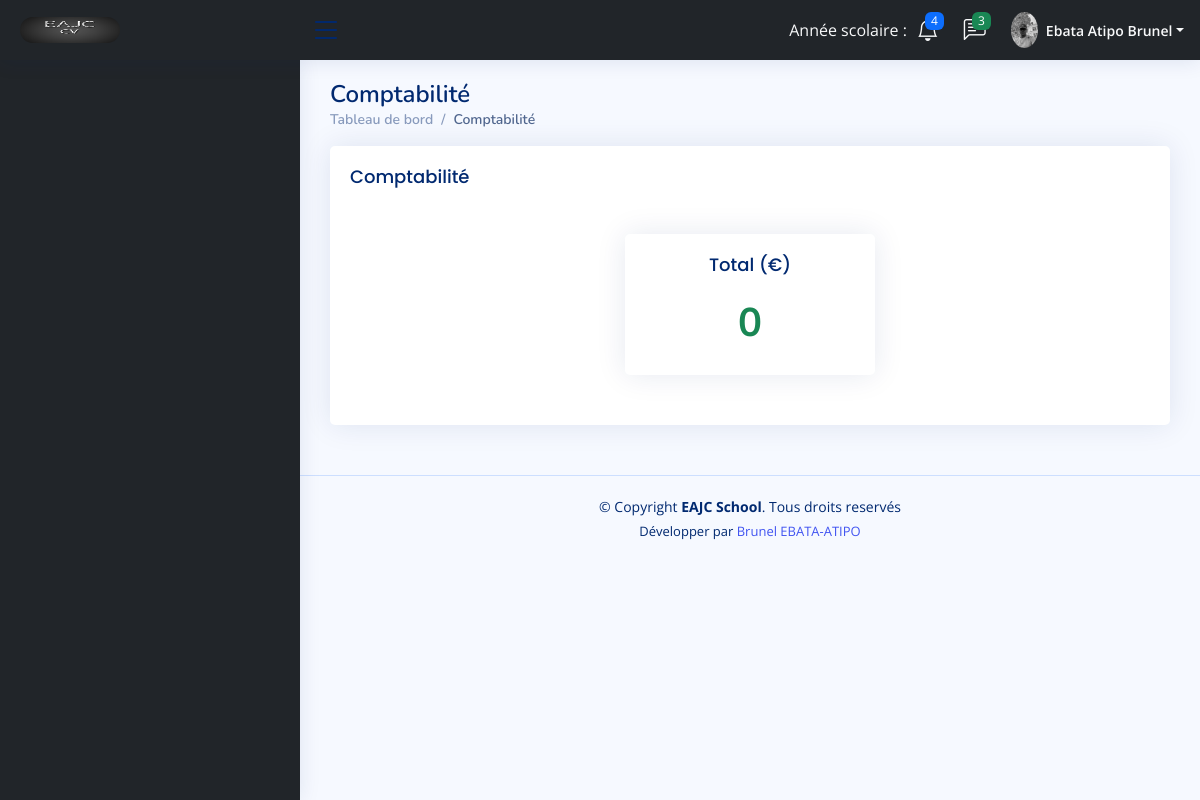
The page /paiement/payment_etablissement/comptabilite_supuser (signed in) on the database its author committed.
### school/models.py (models this page shows, shortened)
class SettingSupUser(models.Model):
    appname = models.CharField(max_length=100)
    appeditor = models.CharField(max_length=200)
    phone = models.CharField(max_length=200, null=True)
    address = models.CharField(max_length=200, null=True)
    email = models.CharField(max_length=100)
    version = models.CharField(max_length=10, null=True)
    devise = models.CharField(max_length=10, null=True)
    COLORS = [
        ('bg-primary','bg-primary'),
        ('bg-info','bg-info'),
        ('bg-success','bg-success'),
        ('bg-danger','bg-danger'),
        ('bg-secondary','bg-secondary'),
        ('bg-dark','bg-dark')
    ]
    theme = models.CharField(max_length=200, null=True, choices=COLORS)
    CT = [
        ('text-primary','text-primary'),
        ('text-info','text-info'),
        ('text-success','text-success'),
        ('text-danger','text-danger'),
        ('text-secondary','text-secondary'),
        ('text-dark','text-dark'),
        ('text-light', 'text-light')
    ]
    text_color = models.CharField(max_length=20, null=True, choices=CT)
    logo = models.ImageField(upload_to="media", null=True, blank=True)
    width_logo = models.CharField(max_length=3, null=True)
    height_logo = models.CharField(max_length=3)

### app_auth/models.py (models this page shows)
class Profile(models.Model):
    user = models.OneToOneField(User, on_delete=models.CASCADE)
    datenais = models.DateField(null=True)
    phone = models.CharField(max_length=100, null=True)
    address = models.TextField(null=True)
    profession = models.CharField(max_length=50, null=True)
    diplome = models.CharField(max_length=50, null=True)
    photo = models.ImageField(upload_to="media", null=True, blank=True)
    SEX = [
        ('Masculin','Masculin'),
        ('Feminin','Feminin')
    ]
    gender = models.CharField(max_length=100, null=True, choices=SEX)
    LIST_COUNTRY=[
        ('Afrique du Sud','Afrique du Sud'),
        ('Afghanistan','Afghanistan'),
        ('Albanie','Albanie'),
        ('Algérie','Algérie'),
        ('Allemagne','Allemagne'),
        ('Andorre','Andorre'),
        ('Angola','Angola'),
        ('Antigua-et-Barbuda','Antigua-et-Barbuda'),
        ('Arabie Saoudite','Arabie Saoudite'),
        ('Argentine','Argentine'),
        ('Arménie','Arménie'),
        ('Australie','Australie'),
        ('Autriche','Autriche'),
        ('Azerbaïdjan','Azerbaïdjan'),
        ('Bahamas','Bahamas'),
        ('Bahreïn','Bahreïn'),
        ('Bangladesh','Bangladesh'),
        ('Barbade','Barbade'),
        ('Belgique','Belgique'),
        ('Belize','Belize'),
        ('Bénin','Bénin'),
        ('Bhoutan','Bhoutan'),
        ('Biélorussie','Biélorussie'),
        ('Birmanie','Birmanie'),
        ('Bolivie','Bolivie'),
        ('Bosnie-Herzégovine','Bosnie-Herzégovine'),
        ('Botswana','Botswana'),
        ('Brésil','Brésil'),
        ('Brunei','Brunei'),
        ('Bulgarie','Bulgarie'),
        ('Burkina Faso','Burkina Faso'),
        ('Burundi','Burundi'),
        ('Cambodge','Cambodge'),
        ('Cameroun','Cameroun'),
        ('Canada','Canada'),
        ('Cap-Vert','Cap-Vert'),
        ('Chili','Chili'),
        ('Chine','Chine'),
        ('Chypre','Chypre'),
        ('Colombie','Colmobie'),
        ('Comores','Comores'),
        ('Congo-Brazzaville','Congo-Brazzaville'),
        ('Corée du Nord','Corée du Nord'),
        ('Corée du Sud','Corée du Sud'),
        ('Costa Rica','Costa Rica'),
        ('Côte d’Ivoire','Côte d’Ivoire'),
        ('Croatie','Croatie'),
        ('Cuba','Cuba'),
        ('Danemark','Danemark'),
        ('Djibouti','Djibouti'),
        ('Dominique','Dominique'),
        ('Égypte','Égypte'),
        ('Émirats arabes unis','Émirats arabes unis'),
        ('Équateur','Équateur'),
        ('Érythrée','Érythrée'),
        ('Espagne','Espagne'),
        ('Eswatini','Eswatini'),
        ('Estonie','Estonie'),
        ('États-Unis','États-Unis'),
        ('Éthiopie','Éthiopie'),
        ('Fidji','Fidji'),
        ('Finlande','Finlande'),
        ('France','France'),
        ('Gabon','Gabon'),
        ('Gambie','Gambie'),
        ('Géorgie','Géorgie'),
        ('Ghana','Ghana'),
        ('Grèce','Grèce'),
        ('Grenade','Grenade'),
        ('Guatemala','Guatemala'),
        ('Guinée','Guinée'),
        ('Guinée équatoriale','Guinée équatoriale'),
        ('Guinée-Bissau','Guinée-Bissau'),
        ('Guyana','Guyana'),
        ('Haïti','Haïti'),
        ('Honduras','Honduras'),
        ('Hongrie','Hongrie'),
        ('Îles Cook','Îles Cook'),
        ('Îles Marshall','Îles Marshall'),
        ('Inde','Inde'),
        ('Indonésie','Indonésie'),
        ('Irak','Irak'),
        ('Iran','Iran'),
        ('Irlande','Irlande'),
        ('Islande','Islande'),
        ('Israël','Israël'),
        ('Italie','Italie'),
        ('Jamaïque','Jamaïque'),
        ('Japon','Japon'),
        ('Jordanie','Jordanie'),
        ('Kazakhstan','Kazakhstan'),
        ('Kenya','Kenya'),
        ('Kirghizistan','Kirghizistan'),
        ('Kiribati','Kiribati'),
        ('Koweït','Koweït'),
        ('Laos','Laos'),
        ('Lesotho','Lesotho'),
        ('Lettonie','Lettonie'),
        ('Liban','Liban'),
        ('Liberia','Liberia'),
        ('Libye','Libye'),
        ('Liechtenstein','Liechtenstein'),
        ('Lituanie','Lituanie'),
        ('Luxembourg','Luxembourg'),
        ('Macédoine','Macédoine'),
        ('Madagascar','Madagascar'),
        ('Malaisie','Malaisie'),
        ('Malawi','Malawi'),
        ('Maldives','Maldives'),
        ('Mali','Mali'),
        ('Malte','Malte'),
        ('Maroc','Maroc'),
        ('Maurice','Maurice'),
        ('Mauritanie','Mauritanie'),
        ('Mexique','Mexique'),
        ('Micronésie','Micronésie'),
        ('Moldavie','Moldavie'),
        ('Monaco','Monaco'),
        ('Mongolie','Mongolie'),
        ('Monténégro','Monténégro'),
        ('Mozambique','Mozambique'),
        ('Namibie','Namibie'),
        ('Nauru','Nauru'),
        ('Népal','Katmandou'),
        ('Nicaragua','Nicaragua'),
        ('Niger','Niger'),
        ('Nigeria','Nigeria'),
        ('Niue','Niue'),
        ('Norvège','Norvège'),
        ('Nouvelle-Zélande','Nouvelle-Zélande'),
        ('Oman','Oman'),
        ('Ouganda','Ouganda'),
        ('Ouzbékistan','Ouzbékistan'),
        ('Pakistan','Pakistan'),
        ('Palaos','Palaos'),
        ('Palestine','Palestine'),
        ('Panama','Panama'),
        ('Papouasie-Nouvelle-Guinée','Papouasie-Nouvelle-Guinée'),
        ('Paraguay','Paraguay'),
        ('Pays-Bas','Pays-Bas'),
        ('Pérou','Pérou'),
        ('Philippines','Philippines'),
        ('Pologne','Pologne'),
        ('Portugal','Portugal'),
        ('Qatar','Qatar'),
        ('République centrafricaine','République centrafricaine'),
        ('République démocratique du Congo','République démocratique du Congo'),
        ('République Dominicaine','République Dominicaine'),
        ('République tchèque','République tchèque'),
        ('Roumanie','Roumanie'),
        ('Royaume-Uni','Royaume-Uni'),
        ('Russie','Russie'),
        ('Rwanda','Rwanda'),
        ('Saint-Kitts-et-Nevis','Saint-Kitts-et-Nevis'),
        ('Saint-Vincent-et-les-Grenadines','Saint-Vincent-et-les-Grenadines'),
        ('Sainte-Lucie','Sainte-Lucie'),
        ('Saint-Marin','Saint-Marin'),
        ('Salomon','Salomon'),
        ('Salvador','Salvador'),
        ('Samoa','Samoa'),
        ('São Tomé-et-Principe','São Tomé-et-Principe'),
        ('Sénégal','Sénégal'),
        ('Serbie','Serbie'),
        ('Seychelles','Seychelles'),
        ('Sierra Leone','Sierra Leone'),
        ('Singapour','Singapour'),
        ('Slovaquie','Slovaquie'),
        ('Slovénie','Slovénie'),
        ('Somalie','Somalie'),
        ('Soudan','Soudan'),
        ('Soudan du Sud','Soudan du Sud'),
        ('Sri Lanka','Sri Lanka'),
        ('Suède','Suède'),
        ('Suisse','Suisse'),
        ('Suriname','Suriname'),
        ('Syrie','Syrie'),
        ('Tadjikistan','Tadjikistan'),
        ('Tanzanie','Tanzanie'),
        ('Tchad','Tchad'),
        ('Thaïlande','Thaïlande'),
        ('Timor oriental','Timor oriental'),
        ('Togo','Togo'),
        ('Tonga','Tonga'),
        ('Trinité-et-Tobago','Trinité-et-Tobago'),
        ('Tunisie','Tunisie'),
        ('Turkménistan','Turkménistan'),
        ('Turquie','Turquie'),
        ('Tuvalu','Tuvalu'),
        ('Ukraine','Ukraine'),
        ('Uruguay','Uruguay'),
        ('Vanuatu','Vanuatu'),
        ('Vatican','Vatican'),
        ('Venezuela','Venezuela'),
        ('Viêt Nam','Viêt Nam'),
        ('Yémen','Yémen'),
        ('Zambie','Zambie'),
        ('Zimbabwe','Zimbabwe')
    ]
    country = models.CharField(max_length=100, null=True, choices=LIST_COUNTRY)

### app_auth/decorator.py (the view)
        def wrapper_func(request, *args, **kwargs):
            etablissement_id = request.session.get('etablissement_id')
            groups = []
            if etablissement_id:
                etablissement = Etablissement.objects.get(id=etablissement_id)
                user = request.user
                if EtablissementUser.objects.filter(user=user, etablissement=etablissement).exists():
                    roles = EtablissementUser.objects.filter(user=user, etablissement=etablissement)
                    for role in roles:
                        groups.append(role.group)
                else:
                    roles = EtablissementUser.objects.filter(etablissement=etablissement)
                    for role in roles:
                        if role.group not in groups:
                            groups.append(role.group)
                    g = Group.objects.get(name="Super user")
                    groups.append(g)
            else:
                user = request.user
                if user.groups.exists():
                    list_groups = user.groups.all()
                    for group in list_groups:
                        groups.append(group)
            status = False
            for group in groups:
                if group.name in allowed_roles:
                    status = True
                    break
            if status:
               return view_func(request, *args, **kwargs)
            else:
                return redirect("settings/authorization") #Vous n'êtes pas autorisés à acceder à cette page"

### paiement/templates/payment_etablissement/comptabilite_supuser.html (shortened to what this page needs)
{% extends 'global/base_supuser.html' %}
{% block content %}
{% load static %}
  <main id="main" class="main">
    <div class="pagetitle">
      <h1>Comptabilité</h1>
      <nav>
        <ol class="breadcrumb">
          <li class="breadcrumb-item"><a href="{% url 'settings/db_supuser' %}">Tableau de bord</a></li>
          <li class="breadcrumb-item active">Comptabilité</li>
        </ol>
      </nav>
    </div>
    <section class="section">
      <div class="row">
        <div class="col-lg-12">
          <div class="card">
            <div class="card-body">
                <h5 class="card-title">Comptabilité</h5>
                <br>
                <div class="row">
                    <div class="col-md-4"></div>
                    <div class="col-md-4">
                        <div class="card">
                            <div class="card-body height_min_max_card">
                                <h5 class="card-title text-center">Total ({{ setting.devise }})</h5>
                                <h1 class="text-success text-center"><b>{{ totale }}</b></h1>
                            </div>
                        </div>
                    </div>
                    <div class="col-md-4"></div>
                </div>
            </div>
          </div>
        </div>
      </div>
    </section>
  </main>
{% endblock %}

### school/templates/global/header_supuser.html (shortened to what this page needs)
{% load static %}
<header id="header" class="header fixed-top d-flex align-items-center {{ setting.theme }}">
    <div class="d-flex align-items-center justify-content-between text-center">
      <a href="{% url 'index' %}" class="logo d-flex align-items-center">
        {% if setting.logo %}
        <img class="img-circle" src="{{ setting.logo.url }}" width="{{ setting.width_logo }}" height="{{ setting.height_logo }}" alt="Logo">
        {% else %}
        <span class="d-none d-lg-block">{{ setting.appname }}</span>
        {% endif %}
      </a>
      <i class="bi bi-list toggle-sidebar-btn"></i>
    </div>
    <nav class="header-nav ms-auto">
      <ul class="d-flex align-items-center">
        <li class="nav-item">
          <span class="{{ setting.text_color }}" style="margin-right:10px">Année scolaire : <b>{{ request.session.annee_d }} {{ request.session.sep }} {{ request.session.annee_f }}</b></span>
        </li>
        <li class="nav-item dropdown">
          <a class="nav-link nav-icon {{ setting.text_color }}" href="#" data-bs-toggle="dropdown">
            <i class="bi bi-bell"></i>
            <span class="badge bg-primary badge-number">4</span>
          </a>
        </li>
        <li class="nav-item dropdown">
          <a class="nav-link nav-icon {{ setting.text_color }}" href="#" data-bs-toggle="dropdown">
            <i class="bi bi-chat-left-text"></i>
            <span class="badge bg-success badge-number">3</span>
          </a>
        </li>
        <li class="nav-item dropdown pe-3">
          <a class="nav-link nav-profile d-flex align-items-center pe-0" href="#" data-bs-toggle="dropdown">
            {% if request.user.profile.photo %}
            <img src="{{ request.user.profile.photo.url }}" alt="Profile" class="rounded-circle">
            {% else %}
            <img src="{% static 'assets/img/user.png' %}" alt="Profile" class="rounded-circle">
            {% endif %}
            {% if request.user.last_name %}
            <span class="d-none d-md-block dropdown-toggle ps-2 {{ setting.text_color }}"> {{ request.user.last_name|title }} {{ request.user.first_name|title }}</span>
            {% else %}
            <span class="d-none d-md-block dropdown-toggle ps-2 {{ setting.text_color }}"> {{ request.user.username }}</span>
            {% endif %}
          </a>
        </li>
      </ul>
    </nav>
  </header>

### rows shown on the page
SettingSupUser: logo (picture), devise "€"

### other values the page prints
{{ request.user.last_name|title }} "Ebata Atipo"
{{ request.user.first_name|title }} "Brunel"
{{ totale }} "0"
